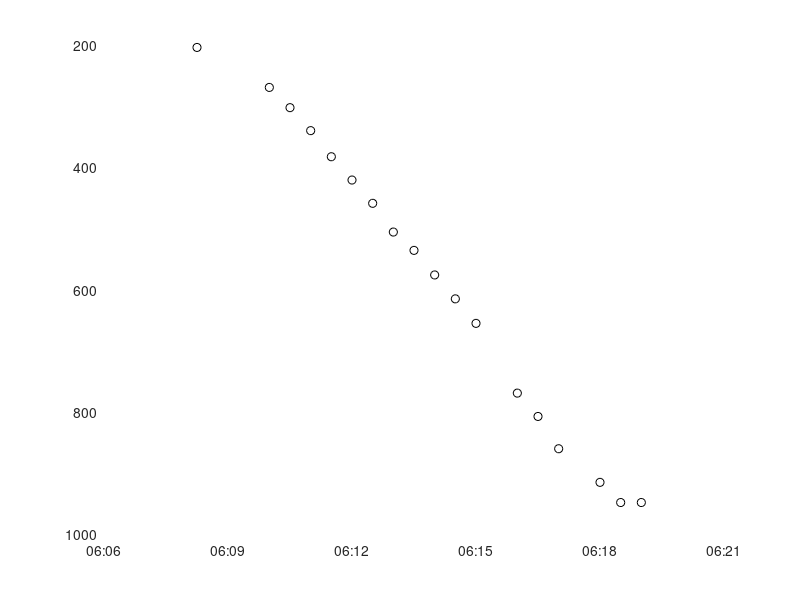
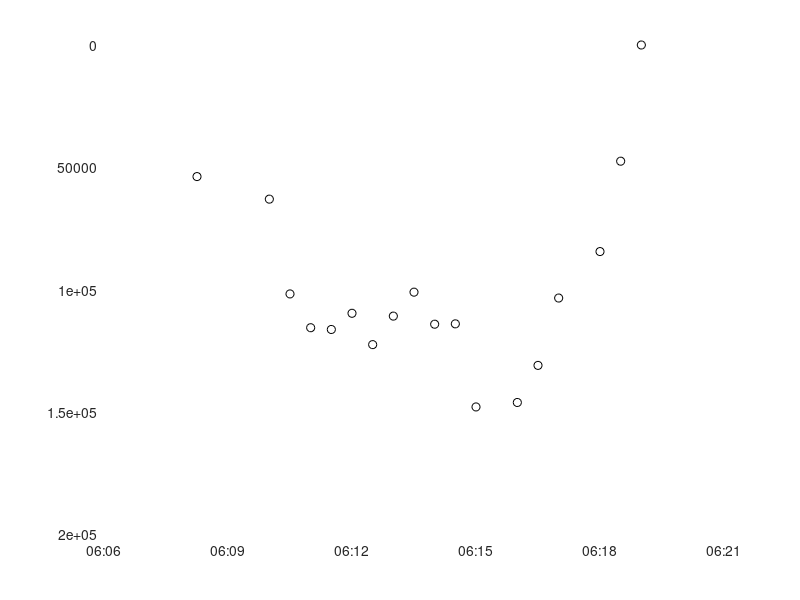

MATLAB code to generate these figures, in order:
% fall_rate.m

load rtadcp_fall_rate.txt

yy=rtadcp_fall_rate(:,1);
mn=rtadcp_fall_rate(:,2);
dd=rtadcp_fall_rate(:,3);
hh=rtadcp_fall_rate(:,4);
mm=rtadcp_fall_rate(:,5);
ss=rtadcp_fall_rate(:,6);


range=rtadcp_fall_rate(:,7);


dnum = datenum([yy,mn,dd,hh,mm,ss]) ;
clear dt dr fr;
dt=gradient(dnum);
dt=dt.*(24*60);
dr=gradient(range);dt=gradient(dnum);
fr=dr./dt;

figure(1);clf;hold on;grid on;
plot(dnum,range,'ko-')
datetick('x')
set(gca,'YDIR','reverse')

figure(2);clf;hold on;grid on;
plot(dnum,fr,'ko-')
datetick('x')
set(gca,'YDIR','reverse')
